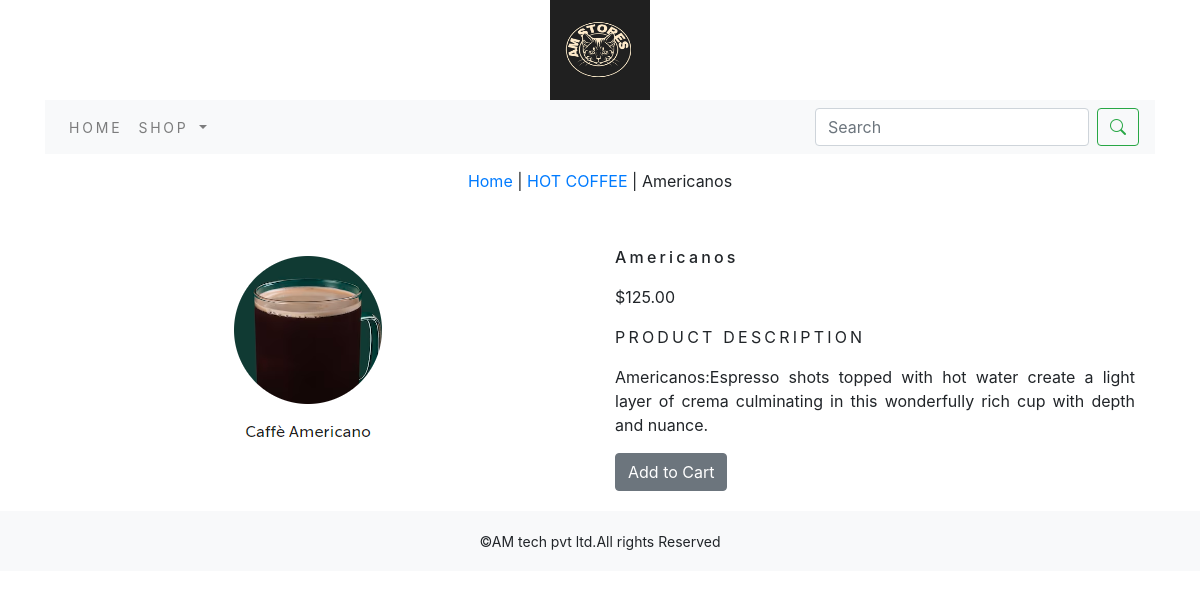
Page /hot-coffee/americanos/ on the committed database.
### ecommerceapp/models.py (models this page shows, shortened)
class Product(models.Model):
    name=models.CharField(max_length=250,unique=True)
    slug=models.SlugField(max_length=250, unique=True)
    description=models.TextField(blank=True)
    price=models.DecimalField(max_digits=10,decimal_places=2)
    category=models.ForeignKey(Category,on_delete=models.CASCADE)
    image=models.ImageField(upload_to='product',blank=True)
    stock=models.IntegerField()
    available=models.BooleanField(default=True)
    created=models.DateTimeField(auto_now_add=True)
    updated=models.DateTimeField(auto_now=True)
    class Meta:
        ordering=('name',)
        verbose_name='product'
        verbose_name_plural='products'

class Category(models.Model):
    name=models.CharField(max_length=250,unique=True)
    slug=models.SlugField(max_length=250,unique=True)
    description=models.TextField(blank=True)
    image=models.ImageField(upload_to='category',blank=True)
    class Meta:
        ordering=('name',)
        verbose_name='category'
        verbose_name_plural='categories'
    def get_url(self):
        return reverse('ecommerceapp:products_by_category',args=(self.slug,))
    def __str__(self):
        return '{}'.format(self.name)

### ecommerceapp/views.py (the view)
# urls.py: path('<slug:c_slug>/<slug:product_slug>/', views.proDetail, name='prodCatdetail'),
def proDetail(request,c_slug,product_slug):
    try:
        product=Product.objects.get(category__slug=c_slug,slug=product_slug)
    except Exception as e:
        raise e
    return render(request,'product.html',{'product':product})

### cart/context_processors.py (called while the page is built)
def counter(request):
    item_count=0
    if 'admin' in request.path:
        return {}
    else:
        try:
            cart=Cart.objects.filter(cart_id=_cart_id(request))
            cart_items=CartItem.objects.all().filter(cart=cart[:1])
            for cart_item in cart_items:
                item_count += cart_item.quantity
        except Cart.DoesNotExist:
            item_count=0
    return dict(item_count=item_count)

### cart/views.py (called while the page is built)
def _cart_id(request):
    cart=request.session.session_key
    if not cart:
        cart=request.session.create()
    return cart

### ecommerceapp/context_processors.py (called while the page is built)
def menu_links(request):
    links=Category.objects.all()
    return dict(links=links)

### template/product.html (shortened to what this page needs)
{% extends 'base.html' %}
{% load static %}
{% block content %}
<div class="row my_prod_row_class" >
    <div class="mx-auto">
        <p><a href="{% url 'ecommerceapp:allProdCat' %}">Home</a> | <a href="{{product.category.get_url}}">{{product.category}}</a> | {{product.name}} </p>
    </div>
    <div class="container">
<br>
<div class="row">
    <div class="col-12 col-sm-12 col-md-12 col-lg-6 text-center">
        <div style="min-width:18rem">
            <img src="{{product.image.url}}" alt="{{product.name}}">
        </div>
    </div>
        <div class="col-12 col-sm-12 col-md-12 col-lg-6">
            <div>
            <h1 class="my_prod_title">{{product.name}}</h1>
            <p>${{product.price}}</p>
            <p class="my_title"> Product Description</p>
            <p class="text-justify my_prod_text">{{product.description}}</p>
            {% if product.stock <= 0 %}
                <p class="text-justify my_prod_text"><b>Out of Stock </b></p>
            {% else %}
                <a class="btn btn-secondary" href="{% url 'cart:add_cart' product.id %}">Add to Cart</a>
            {% endif %}
        </div>
    </div>
</div>
</div>
</div>
{% endblock %}

### static/css/custom.css (style rules this page uses)
.my_title { font-size:16px; text-transform:uppercase; letter-spacing: .2em; }
.my_prod_row_class { padding-top:15px; padding-bottom:20px; }
.my_prod_title { font-size:16px; text_transform:uppercase; letter-spacing:.2em; padding-top:15px; padding-bottom:10px; }
.my_prod_text { padding-right:20px; }

### rows in the picture
Product: category "HOT COFFEE", name "Americanos", image (picture), price "125.00", description "Americanos:Espresso shots topped with hot water create a light layer of crema culminating in this wonderfully rich cup with depth and nuance."
